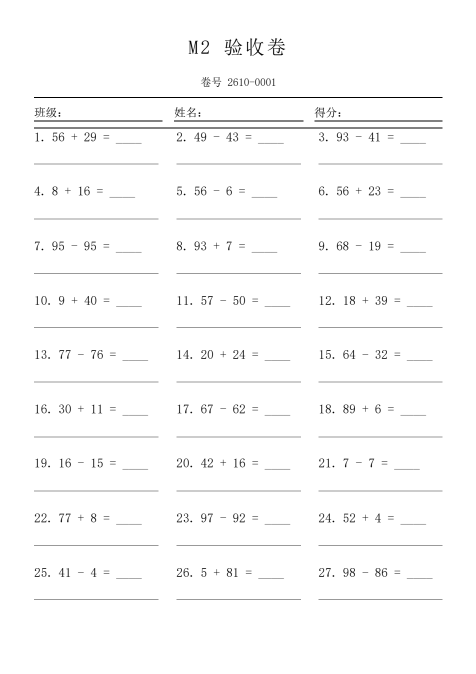
#> input picture backend/tests/e2e_m2/artifacts/paper-answer-p1.png, 952 x 1348 px (shown at 1/2 size)
$ python -i page_detect.py   (imports and definitions only)
#> lines starting #> are read from the running program, lines starting #| are printed output that depends on the picture
"""拍照卷面的定位与校正（M18-03，D92 / docs/10 §8）.

输入是一张「打印出来的本系统卷面」的照片，输出是摆正到 A4 坐标系的白底页面图。
识别链路：**先解页脚二维码**（确认是本系统、checksum 与版面版本对得上），
**再找四角定位块**（解出 8×8mm 黑块的四心），用四心 → A4 目标点的单应变换把
照片拉到 150dpi 的 A4 画布（1240×1754）。

为什么先解二维码再找角块：二维码能回答「这是不是我们的卷子」，还能给出
checksum 供上层核对；角块只回答「四角在哪」。两者都失败时的拒绝原因不同，
上层据此回 422（不是本系统卷面）还是 409（checksum/版面不符）。

本模块只依赖 numpy/opencv，不 import FastAPI、数据库或渲染模块的 I/O 部分；
图像以 `bytes` 或 `numpy.ndarray` 传入，便于单测直接喂合成图。
"""

from __future__ import annotations

import json
from dataclasses import dataclass
from typing import Any, Iterable

import cv2
import numpy as np

from app.render.marking import LAYOUT_VERSION, QR_FORMAT

#: A4 页面尺寸（mm）。卷面渲染与 PDF 导出都以 A4 为准。
PAGE_WIDTH_MM = 210.0
PAGE_HEIGHT_MM = 297.0

#: 校正后页面的分辨率。150dpi 够识别 14pt 字，又不至于让每页图片过大
#: （150dpi 的 A4 = 1240×1754；250dpi 会到 2067×2923，体积翻 2.7 倍）。
RECTIFIED_DPI = 150
RECTIFIED_WIDTH = round(PAGE_WIDTH_MM / 25.4 * RECTIFIED_DPI)
RECTIFIED_HEIGHT = round(PAGE_HEIGHT_MM / 25.4 * RECTIFIED_DPI)

#: 四角定位块的几何（与 `app.render.sheet` 的打印样式同源，改一处必须改两处；
#: 判据 `tests/services/test_page_detect.py` 用常量对比渲染端导出值）。
_MM_PER_INCH = 25.4
_CORNER_INSET_MM = 6.0
_CORNER_SIZE_MM = 8.0

#: 检测前把照片缩到这个宽度以内：手机原图动辄 4000px，缩到 1600 再找块，
#: 速度快一个量级，坐标乘回原始比例后对 150dpi 输出没有可见精度损失。
_DETECT_WIDTH = 1600


class PageRejected(Exception):
    """该页不能继续处理（上层转成 422/409）.

    `code` 是稳定标记，前端只认它、文案由前端渲染：
    - `no_qr`：照片里找不到可解的页脚二维码 → 不是本系统卷面或没拍全（422）
    - `wrong_sheet`：二维码可解但四角块不全 → 纸被遮/裁/严重失焦（422）
    - `checksum`：checksum 与调用方期望不符 → 拍错卷或卷子被改过（409）
    - `layout`：版面版本不符 → 印刷模板与当前程序不是同一版（409）
    """

    def __init__(self, code: str, message: str) -> None:
        super().__init__(f"{code}: {message}")
        self.code = code
        self.message = message


@dataclass(frozen=True)
class RectifiedPage:
    """一页校正结果."""

    image: np.ndarray  # BGR、RECTIFIED_WIDTH×RECTIFIED_HEIGHT
    corners: tuple[tuple[float, float], ...]  # 原始照片上的四角块中心（tl,tr,br,bl）
    marking: dict[str, Any]  # 二维码解出的 payload
    rotated: bool  # 是否做过 180° 翻转


# ---------------------------------------------------------------------------
# 二维码


def _decode_qr(gray: np.ndarray) -> tuple[str | None, np.ndarray | None]:
    """在灰度图上解二维码，返回 `(文本, 四个角点)`；解不出返回 `(None, None)`.

    两级重试：

    1. **整图**：几种预处理 × 几个缩放宽度（手机照片里二维码只有 ~150–300px，
       直接解可能失败）；
    2. **分区**：二维码印在页脚，而 `QRCodeDetector` 在「整张纸」的大画布上
       常找不到小码（2026-11-18 实测：payload 多一个字段后 QR 版本升高、模块
       变小，1240×1754 的整图直接返回空串，裁出页脚区域却 1×/2×/3×/4× 都能解）。
       因此整图失败后，按「页脚条带 + 四象限（带 10% 重叠）」逐块再试，并把
       解出的角点加回裁剪偏移，调用方拿到的仍是整图坐标。

    角点会被调用方用来排除「二维码自己也算一个候选黑块」的干扰，所以分区
    解出时**必须**把坐标翻译回整图，不能只回文本。
    """
    text, points = _decode_in(gray)
    if text is not None and points is not None:
        return text, points

    height, width = gray.shape[:2]
    for top, bottom, left, right in _qr_regions(width, height):
        crop = gray[top:bottom, left:right]
        text, points = _decode_in(crop, deep=False)
        if text is not None and points is not None:
            offset = np.array([left, top], dtype=np.float32)
            return text, points + offset
    return None, None


def _detect_and_decode(
    detector: "cv2.QRCodeDetector", image: np.ndarray
) -> tuple[str | None, np.ndarray | None]:
    """`detectAndDecode` 的防崩包装.

    OpenCV 5.0 在「空白/低对比」图上偶尔会抛 `cv2.error: Invalid QR code source
    points (contourArea(src_points) > 0.0)`——那是它自己的断言，不是我们传错了
    参数（2026-11-18 跑 `tests.services.test_page_detect` 时命中）。识别不了就
    当没找到，由上层继续试别的预处理/窗口。
    """
    try:
        text, points, _ = detector.detectAndDecode(image)
    except cv2.error:
        return None, None
    return text or None, points


def _decode_in(gray: np.ndarray, *, deep: bool = True) -> tuple[str | None, np.ndarray | None]:
    """单块图上的「多预处理 × 多尺度」解码（坐标是这块图自己的坐标）.

    `deep=False` 是分区扫描用的轻量版：只试原图 + 2× 放大。整页照片常带光照
    梯度，那要三种预处理；但分区窗口只有几十次机会，先快后慢更重要。
    """
    detector = cv2.QRCodeDetector()
    height, width = gray.shape[:2]
    variants = _qr_variants(gray) if deep else [gray]
    longest = max(height, width)
    targets = [width]
    for factor in (2, 3) if deep else (2,):
        grown = width * factor
        if grown <= _DETECT_WIDTH and grown not in targets:
            targets.append(grown)
    if deep:
        for target in (_DETECT_WIDTH, 1000, 700):
            if 0 < target <= width and target not in targets:
                targets.append(target)
    for variant in variants:
        for target in targets:
            ratio = target / width
            scaled = variant if ratio == 1.0 else cv2.resize(
                variant, (target, max(1, round(height * ratio)))
            )
            if max(scaled.shape[:2]) > _DETECT_WIDTH * 2 and longest > _DETECT_WIDTH:
                continue
            text, points = _detect_and_decode(detector, scaled)
            if text and points is not None:
                # 解出的角点是缩放图的坐标，换回这块图的坐标（ratio == 1 时原样）
                return text, points.reshape(-1, 2) / ratio
    return None, None


def _qr_regions(width: int, height: int) -> list[tuple[int, int, int, int]]:
    """二维码可能出现的候选裁剪区（`top, bottom, left, right`，像素）.

    二维码印在页脚，但**整张纸**当画布时 `QRCodeDetector` 往往找不到它
    （2026-11-18 实测：1240×1754 整图直接返回空串，裁成 170×150 却 1×–4× 都能解）。
    所以整图失败后按「页眉/页脚两条横带 + 左右两条竖带」滑窗找：横带宽度取
    0.35 倍页宽、步长 0.15 倍（有重叠，避免二维码正好被切在窗口边界）；
    竖带同理，覆盖照片被转了 90° 的情况。

    单窗口 1–2 次 `detectAndDecode`（每张约 1–3ms），整轮约 30 个窗口，
    只有整图解不出时才走到这里，实测约 0.3s。
    """
    span_w = max(40, int(width * 0.35))
    span_h = max(40, int(height * 0.35))
    windows: list[tuple[int, int, int, int]] = []

    for top, bottom in ((int(height * 0.70), height), (0, int(height * 0.30))):
        if bottom - top < 40:
            continue
        step = max(1, int(width * 0.15))
        for left in range(0, max(1, width - span_w + 1), step):
            windows.append((top, bottom, left, min(width, left + span_w)))
        windows.append((top, bottom, max(0, width - span_w), width))

    for left, right in ((int(width * 0.70), width), (0, int(width * 0.30))):
        if right - left < 40:
            continue
        step = max(1, int(height * 0.15))
        for top in range(0, max(1, height - span_h + 1), step):
            windows.append((top, min(height, top + span_h), left, right))
        windows.append((max(0, height - span_h), height, left, right))

    unique: list[tuple[int, int, int, int]] = []
    for window in windows:
        if window[1] - window[0] < 40 or window[3] - window[2] < 40:
            continue
        if window not in unique:
            unique.append(window)
    return unique


def _qr_variants(gray: np.ndarray) -> list[np.ndarray]:
    """给二维码解码准备的几种预处理：原图、CLAHE、去背景光照.

    实测：手机照片常有半明半暗的梯度，直接解会失败；把「除以背景估计」这一步
    加上以后，0.45 强度的梯度样本也能解出（`tests/services/test_page_detect.py`
    里的 `gradient=0.45` 用例）。
    """
    variants = [gray]
    clahe = cv2.createCLAHE(clipLimit=2.0, tileGridSize=(8, 8)).apply(gray)
    variants.append(clahe)
    background = cv2.GaussianBlur(gray, (0, 0), sigmaX=max(gray.shape) / 20.0)
    flat = cv2.divide(gray, background, scale=255)
    variants.append(cv2.createCLAHE(clipLimit=2.0, tileGridSize=(8, 8)).apply(flat))
    return variants


# [105 lines left out: functions parse_marking, _corner_candidates, _pick_four_corners, _order_corners, _target_corners, not called in this run]


# ---------------------------------------------------------------------------


def load_image(data: bytes | np.ndarray) -> np.ndarray:
    """把上传的字节解成 BGR 图；解不开抛 `PageRejected('no_qr')`."""
    if isinstance(data, np.ndarray):
        return data
    buffer = np.frombuffer(data, dtype=np.uint8)
    image = cv2.imdecode(buffer, cv2.IMREAD_COLOR)
    if image is None:
        raise PageRejected("no_qr", "图片无法解码（格式不支持或文件损坏）")
    return image


def rectify(
    data: bytes | np.ndarray,
    *,
    expected_checksum: str | None = None,
    expected_layout: str = LAYOUT_VERSION,
) -> RectifiedPage:
    """把一张卷面照片校正成 A4 页面图（150dpi）.

    `expected_checksum` 给了就核对（上层从 `paper_id` 对应的卷面 checksum 取）；
    版面版本不符、checksum 不符分别抛 `PageRejected('layout')` / `('checksum')`。
    """
    image = load_image(data)
    height, width = image.shape[:2]
    if width < 200 or height < 200:
        raise PageRejected("no_qr", "图片太小，无法定位（短边至少 200px）")

    ratio = min(1.0, _DETECT_WIDTH / width)
    small = image if ratio == 1.0 else cv2.resize(
        image, (round(width * ratio), round(height * ratio)), interpolation=cv2.INTER_AREA
    )
    gray = cv2.cvtColor(small, cv2.COLOR_BGR2GRAY)

    text, qr_points = _decode_qr(gray)
    if text is None:
        raise PageRejected("no_qr", "找不到页脚二维码——不是本系统的卷面")
    marking = parse_marking(text)

    centers = _corner_candidates(gray, exclude=qr_points)
    ordered_small = _pick_four_corners(centers, small.shape[1], small.shape[0])
    source = np.array(ordered_small, dtype=np.float32) / ratio

    scale = RECTIFIED_DPI / _MM_PER_INCH
    margin_mm = float(marking.get("m", 20))
    matrix = cv2.getPerspectiveTransform(source, _target_corners(scale, margin_mm))
    rectified = cv2.warpPerspective(
        image, matrix, (RECTIFIED_WIDTH, RECTIFIED_HEIGHT), flags=cv2.INTER_LINEAR
    )

    rotated = False
    center = _qr_center(rectified)
    if center is not None and center[1] < RECTIFIED_HEIGHT / 2.0:
        rectified = cv2.rotate(rectified, cv2.ROTATE_180)
        rotated = True

    if expected_layout and marking["layout"] != expected_layout:
        raise PageRejected(
            "layout", f"版面版本不符：二维码 {marking['layout']}，程序 {expected_layout}"
        )
    if expected_checksum is not None and marking["checksum"] != expected_checksum:
        raise PageRejected("checksum", "卷面 checksum 与所选卷不符")

    return RectifiedPage(
        image=rectified,
        corners=tuple((float(x), float(y)) for x, y in ordered_small),
        marking=marking,
        rotated=rotated,
    )


# [33 lines left out: functions _qr_center, encode_jpeg, decode_jpeg, not called in this run]

>>> import cv2
>>> picture = cv2.imread('../../tests/e2e_m2/artifacts/paper-answer-p1.png')
#> picture is the input picture: shape (1348, 952, 3); min 0, max 255, mean 250.7
>>> result = rectify(picture)
#> in _qr_variants, `background = cv2.GaussianBlur(gray, (0, 0), sigmaX=max(gray.shape) / 2..`:
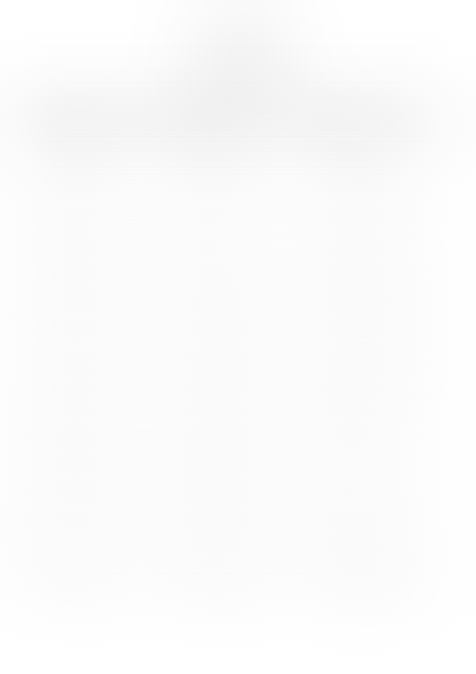
#> background: shape (1348, 952) (shown at 1/2 size); min 239, max 255, mean 250.7
#> in _decode_in, `variants = _qr_variants(gray) if deep else [gray]`: variants = 3 items
#> the loop in _decode_in, `for variant in variants:` made 3 passes
#> the loop in _decode_qr, `for top, bottom, left, right in _qr_regions(width, height):` made 24 passes
#> pass 1, in _decode_qr, `crop = gray[top:bottom, left:right]`:
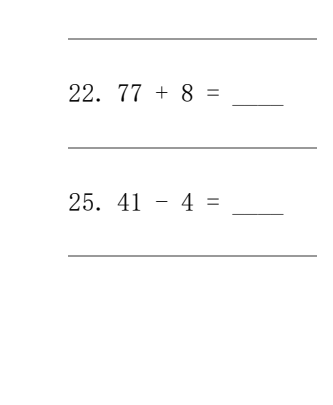
#> crop: shape (405, 333); min 1, max 255, mean 252.6
#> pass 2, in _decode_qr, `crop = gray[top:bottom, left:right]`:
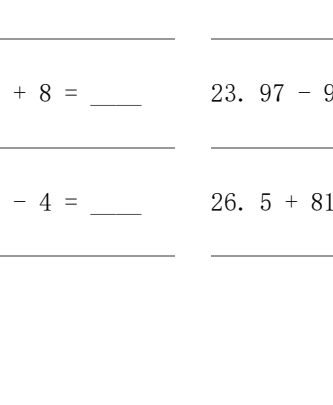
#> crop: shape (405, 333); min 0, max 255, mean 252.1
#> after the loop in _decode_qr, `for top, bottom, left, right in _qr_regions(width, height):`:
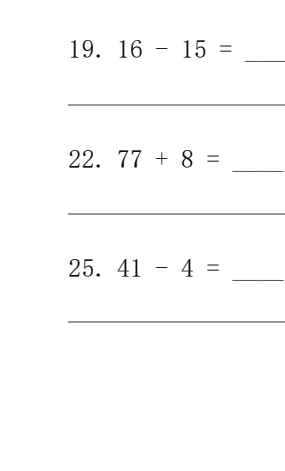
#> crop: shape (471, 285); min 1, max 255, mean 252.1
#> (the run stopped early here; a loop or call above may not have finished)

$ run again, on backend/tests/e2e_m2/artifacts/paper-answer-p3.png
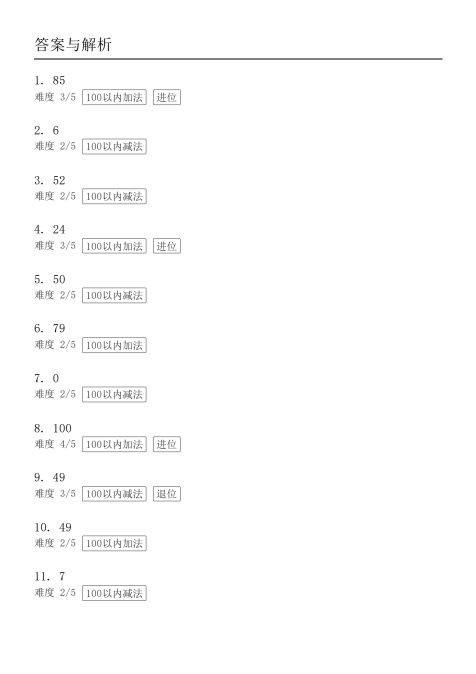
#> input picture backend/tests/e2e_m2/artifacts/paper-answer-p3.png, 952 x 1348 px (shown at 1/2 size)
#> picture is the input picture: shape (1348, 952, 3); min 0, max 255, mean 252.4
#> variants = 3 items
#> the loop in _decode_in, `for variant in variants:` made 3 passes
#> the loop in _decode_qr, `for top, bottom, left, right in _qr_regions(width, height):` made 24 passes
#> pass 1, in _decode_qr, `crop = gray[top:bottom, left:right]`:
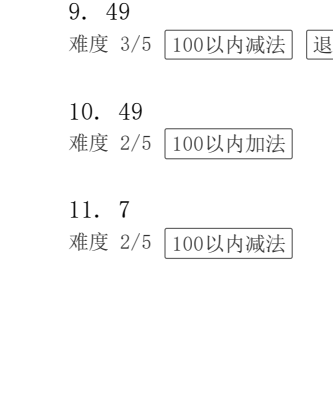
#> crop: shape (405, 333); min 0, max 255, mean 249.7
#> after the loop in _decode_qr, `for top, bottom, left, right in _qr_regions(width, height):`:
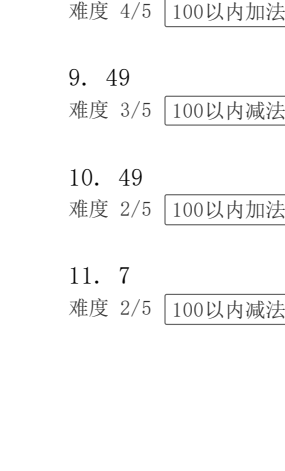
#> crop: shape (471, 285); min 0, max 255, mean 248.9

$ run again, on backend/tests/e2e_m2/artifacts/paper-answer-p4.png
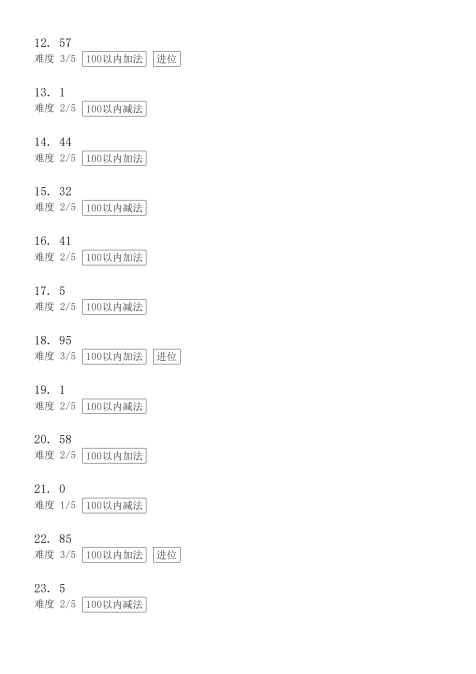
#> input picture backend/tests/e2e_m2/artifacts/paper-answer-p4.png, 952 x 1348 px (shown at 1/2 size)
#> picture is the input picture: shape (1348, 952, 3); min 0, max 255, mean 252.7
#> variants = 3 items
#> the loop in _decode_in, `for variant in variants:` made 3 passes
#> the loop in _decode_qr, `for top, bottom, left, right in _qr_regions(width, height):` made 24 passes
#> pass 1, in _decode_qr, `crop = gray[top:bottom, left:right]`:
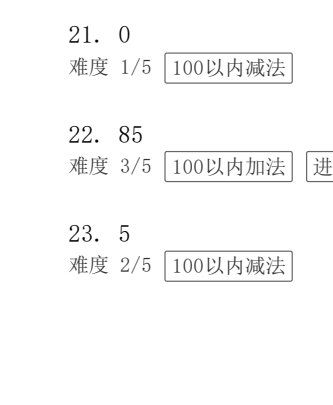
#> crop: shape (405, 333); min 0, max 255, mean 249.6
#> after the loop in _decode_qr, `for top, bottom, left, right in _qr_regions(width, height):`:
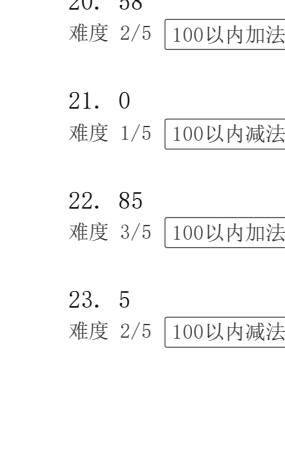
#> crop: shape (471, 285); min 0, max 255, mean 248.4
